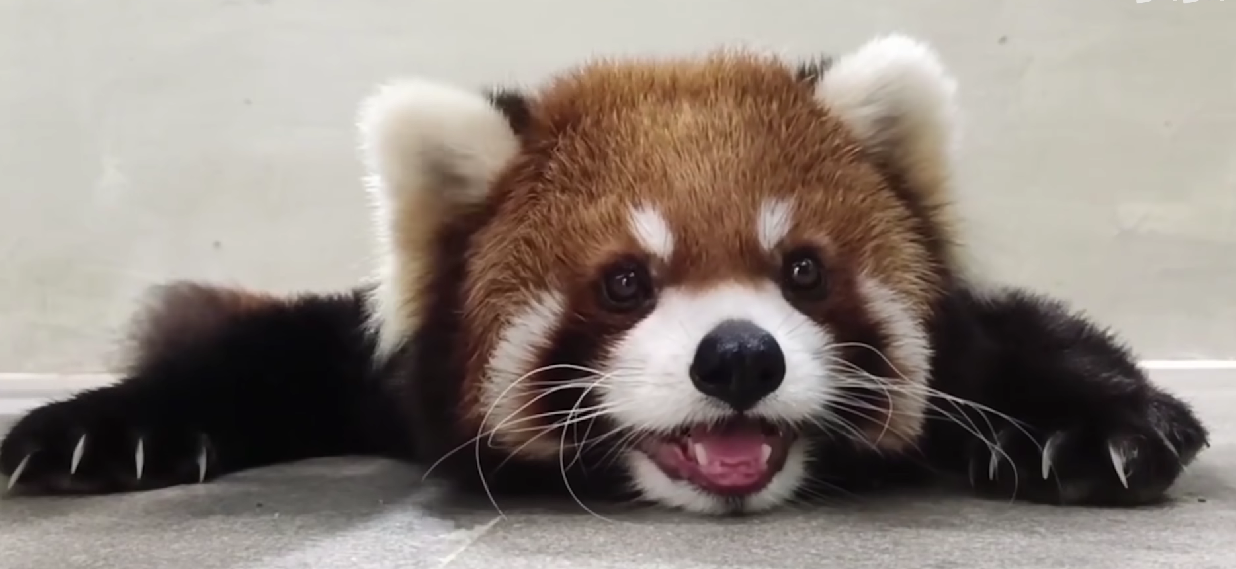
#> input picture PA1_Python/images/1.png, 1236 x 569 px; the run also reads 2 pictures not shown here
$ jupyter execute --allow-errors p1.ipynb
#> lines starting #> are read from the running program, lines starting #| are printed output that depends on the picture; after the words box and inside, x2 and y2 are one past the last pixel; in counts of white or black regions, pixels touching at a corner belong together
### PA1_Python/pa_utils.py
import cv2 as cv
import numpy as np
import matplotlib.pyplot as plt
import sys
from io import StringIO
from IPython import get_ipython


## Draw several images on a sigle plot side-by-side
## @param[in] Is tuples of image names and images to draw
## @param[in] ncols Number of culumns to use (0 to display them separately)
## @param[in] hide_axes If hide axes for a better view
def ShowImages(Is, ncols = 0, hide_axes = True, vmin = None, vmax = None):
  if len(Is) == 0:
    return

  # Show images one-by-one
  if len(Is) == 1 or ncols == 0:
    for I in Is:
      if I == None:
        continue

      if I[1].ndim == 2:
        axes = plt.imshow(I[1], cmap='gray', vmin = vmin, vmax = vmax)
      else:
        axes = plt.imshow(cv.cvtColor(I[1], cv.COLOR_BGR2RGB), vmin = vmin, vmax = vmax)
      plt.title(I[0])

      # If we don't need axes display, then let's hide it
      if hide_axes:
        axes.axes.get_xaxis().set_visible(False)
        axes.axes.get_yaxis().set_visible(False)

      # And now show image
      plt.show()
    return

  # Show images side-by-side
  fig, axes = plt.subplots(nrows = (len(Is) + ncols - 1) // ncols, ncols = ncols)
  axes = axes.flatten()
  for i in range(len(Is)):
    if Is[i] != None:
      if Is[i][1].ndim == 2:
        axes[i].imshow(Is[i][1], cmap='gray', vmin = vmin, vmax = vmax)
      else:
        axes[i].imshow(cv.cvtColor(Is[i][1], cv.COLOR_BGR2RGB), vmin = vmin, vmax = vmax)
      axes[i].set_title(Is[i][0])

    # If we don't need axes display, then let's hide it
    if hide_axes:
      axes[i].axes.get_xaxis().set_visible(False)
      axes[i].axes.get_yaxis().set_visible(False)

  for i in range(len(Is), ncols * ((len(Is) + ncols - 1) // ncols)):
    axes[i].set_visible(False)

  # And now show image
  plt.show()

## Remove small objects from binary image
## @param[in] I Image
## @param[in] dim A minium size of an area to keep
## @param[int] connectivity Pixel connectivity
## @return An image with components less then dim in size removed
# [45 lines left out: functions bwareaopen, imfillholes, not called in this run]
  # End of imfillholes()

## Exception class to exit Juputer cell without stopping the kernel
## Exception temporarily redirects stderr to buffer.
class IPythonExitException(SystemExit):
  ## Class constructor
  ## It redirects stderr to buffer to make exit clean
  def __init__(self):
    print("Stopping.")
    sys.stderr = StringIO()

  ## Class destructor
  ## It redirects stderr back to output
  def __del__(self):
    sys.stderr.close()
    sys.stderr = sys.__stderr__

## A custom exit function to exit cell execution without exiting kernel
def ipython_exit_cell():
  raise IPythonExitException

# Check if execution is running with IPython then redefine exit with stopping a cell only
if get_ipython():
  exit = ipython_exit_cell
else:
  exit = exit

### PA1_Python/p1.ipynb
# **Authors**

***The work can be done in groups of up to 3 students. Please complete the following fields with your group number and list your names and HDI ID numbers.***

> **[HDU-AT3-25] Computer Vision**
>
> 1. Li Xin 22320404
> 2. Peng Yingrui 22320505

The task and guidelines were prepared by Andrei Zhdanov and Sergei Shavetov, ITMO University, 2025.

# **Practical Assignment No 1. Image Segmentation**

***Study of the basic methods for image segmentation into semantic areas.***

To implement the current practical assignment task we would need OpenCV and NumPy libraries along with image display functions we wrote during the Image Processing class. We import OpenCV's `cv2` library as `cv` for easier use.

[cell 1]
# Import OpenCV library both as cv and cv2
import cv2
import cv2 as cv
# Import NumPy library as np
import numpy as np
# Import sys for floats epsilon value
import sys
# Import scikit-image for an entropy filter
import skimage.filters.rank
import skimage.morphology
# Import functions from our utility library
from pa_utils import ShowImages, exit

# **Introduction**

In the current practical assignment we will learn some basic segmentation methods. These will be various image intensity thresholding methods and color segmentation methods.

# **Task 1. Binarization**

***Take an arbitrary image. Perform the image binarization using the considered methods. Depending on the image, use upper or lower threshold binarization.***

The simplest way to segment an image into two classes (background and object pixels) is by *binarization*. In this case we will convert our image to black-and-white color model by applying threshold to a image pixel intensity values. There are several common approached how it can be done, so let's check them out.

The general image binarization algorithm would be as follows:

1. Load an image.
2. Convert it to grayscale.
3. Threshold the grayscale image.

## **1.1 Simple Thresholding**

We will try the thresholding algorithms on the classic Lena image. Let's read it in BGR and then convert to a GRAYSCALE mode.

[cell 2]
# Read an image from a file in BGR
fn = "images/lena_color.png"
I1 = cv.imread(fn, cv.IMREAD_COLOR)
#> (the rest of this cell did not finish here and is left out)

### 1.1.1 Single thresholding

The first and the most simple binarization method is the single thresholding method which is described with the following formula:

$$
I_{st}(x,y) =
\begin{cases}
	0 & \textit{if } I(x,y) \leqslant t,  \\
	1 & \textit{if } I(x,y)> t,
\end{cases}
$$

where
- $I$ is the source image;
- $I_{st}$ is the single threshold binarized image;
- $t$ is the binarization threshold.

In OpenCV, the  thresholding operation is executed with `cv2.threshold(image, t, maxval, method)` function. It takes an `image` to process, the threshold parameter `t`, the value to set for thresholded image pixels `maxval`, and the thresholding `method` as its parameters. It returns a tuple with the threshold used during thresholding and the thresholded image.

The following single thresholding methods are supported in OpenCV:
- `cv2.THRESH_BINARY` - set everything greater than $t$ value to the $maxval$ and everything else to $0$:
$$
I_{binary}(x,y) =
\begin{cases}
  0 & \textit{if } I(x,y) \leqslant t,  \\
  maxval &  \textit{if } I(x,y)> t,
\end{cases}
$$
- `cv2.THRESH_BINARY_INV` - set everything greater than $t$ value to the $0$ and everything else to $maxval$:
$$
I_{binary\_inv}(x,y) =
\begin{cases}
  maxval & \textit{if } I(x,y) \leqslant t,  \\
  0 &  \textit{if } I(x,y)> t,
\end{cases}
$$
- `cv2.THRESH_TRUNC` - truncate everything greater than $t$ to $maxval$ while keeping other intact:
$$
I_{trunc}(x,y) =
\begin{cases}
  I(x,y) & \textit{if } I(x,y) \leqslant t,  \\
  maxval &  \textit{if } I(x,y)> t,
\end{cases}
$$
- `cv2.THRESH_TOZERO` - threshold everything less or equal than $t$ to $0$ while keeping other intact:
$$
I_{tozero}(x,y) =
\begin{cases}
  0 & \textit{if } I(x,y) \leqslant t,  \\
  I(x,y) &  \textit{if } I(x,y)> t,
\end{cases}
$$
- `cv2.THRESH_TOZERO_INV` - threshold everything grater then $t$ to $0$ while keeping other intact:
$$
I_{tozero}(x,y) =
\begin{cases}
  I(x,y) & \textit{if } I(x,y) \leqslant t,  \\
  0 &  \textit{if } I(x,y)> t,
\end{cases}
$$

Simple threshold binarization according to the formula above is executed by using the `cv2.THRESH_BINARY`  method.

Let's try executing the single thresholding with a threshold value of $127$ to segment every pixel above the threshold to $1$ and every pixel below the threshold to $0$.

[cell 3]
# Single thresholding
t = 127
#> (the rest of this cell did not finish here and is left out)

By varying the thresholding parameter `t` we can shift the binarization boundary.

### 1.1.2 Double Thresholding

In some cases, the single thresholding is not enough, for example, if we need to select a region. In this case, the double (range) thresholding is used. The double thresholding method is described with the following formula:

$$
	I_{dt}(x,y) =
	\begin{cases}
		0, I(x,y) \leqslant t_1,  \\
		1, t_1 < I(x,y) \leqslant t_2,  \\
		0, I(x,y) > t_2,
	\end{cases}
$$

where
- $I$ is the source image;
- $I_{dt}$ is the double threshold binarized image;
- $t_1$ is the lower binarization threshold;
- $t_2$ is the upper binarization threshold.

OpenCV does not provide a special function for double thresholding, however, it can be done by the subsequent call of two threshold functions with different methods:
1. At first, should set all values above $t_2$ to zeros while keeping other intact (`THRESH_TOZERO_INV` method);
2. Secondly, should set all values below $t_1$ to zeros (`THRESH_BINARY` method).

Let's try executing the double thresholding with $(127, 200)$ range to segment every pixel within this range to $1$ and every pixel outside of this range to $0$.

[cell 4]
# Double thresholding
t1 = 127
t2 = 200
#> (the rest of this cell did not finish here and is left out)

By varying the thresholding parameters `t1` and `t2` we can shift the binarization range borders.

### **1.1.3 Self-work**

> ***Self-work***
>
> Take some arbitrary image and threshold it with **single and double** thresholding methods. Display the results.

[cell 5]
# TODO Place your solution here
# Read an image from a file in BGR
fn = "images/1.png"
i1 = cv.imread(fn, cv.IMREAD_COLOR)
#> i1 is the input picture: shape (569, 1236, 3); mean B, G, R 123.7, 130.9, 141
if not isinstance(i1, np.ndarray) or i1.data == None:
  print("Error reading file \"{}\"".format(fn))
  exit()

# Convert loaded BGR image to grayscale
i1gray = cv.cvtColor(i1, cv.COLOR_BGR2GRAY)

# Single thresholding
t = 127
ret, i1st = cv.threshold(i1gray, t, 1, cv.THRESH_BINARY)
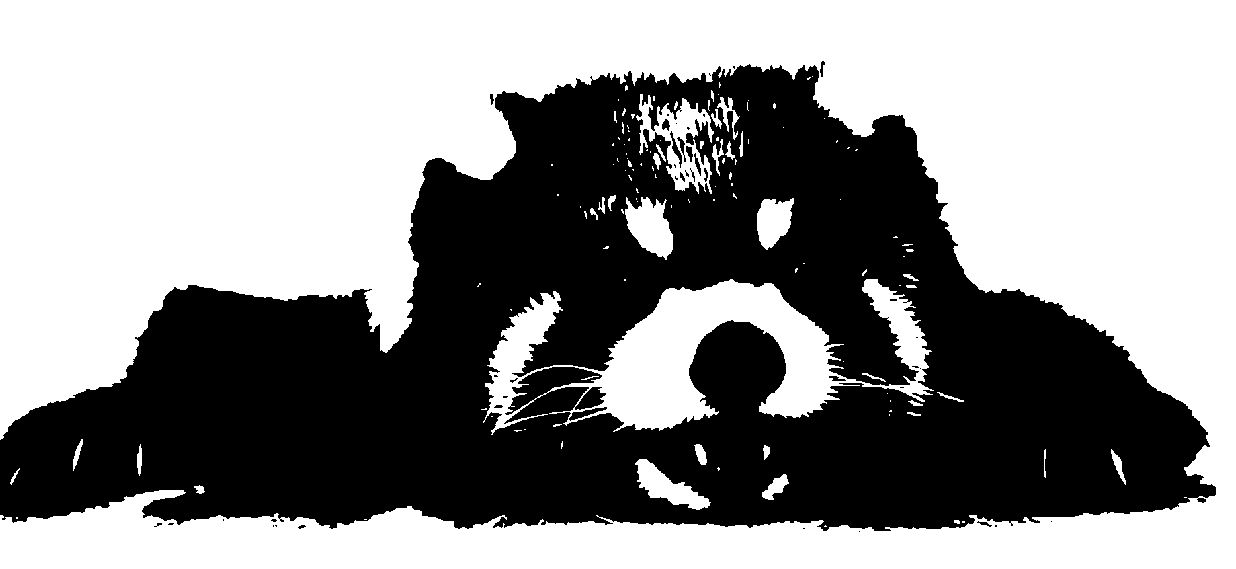
#> i1st: shape (569, 1236); values 0 (black) and 1 (white), 56.5% white; 43 black regions (28 under 20 px), largest, box (x1, y1, x2, y2) and area: (0, 64, 1216, 531) 304681, (569, 407, 607, 421) 182, (670, 131, 682, 168) 121
#> ret = 127

# Double thresholding
t1 = 127
t2 = 200
ret, i1dt = cv.threshold(i1gray, t2, 1, cv.THRESH_TOZERO_INV)
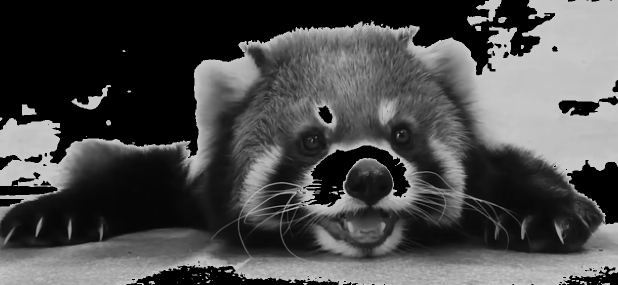
#> i1dt: shape (569, 1236) (shown at 1/2 size); min 0, max 200, mean 75.1
#> ret = 200
ret, i1dt = cv.threshold(i1dt, t1, 1, cv.THRESH_BINARY)
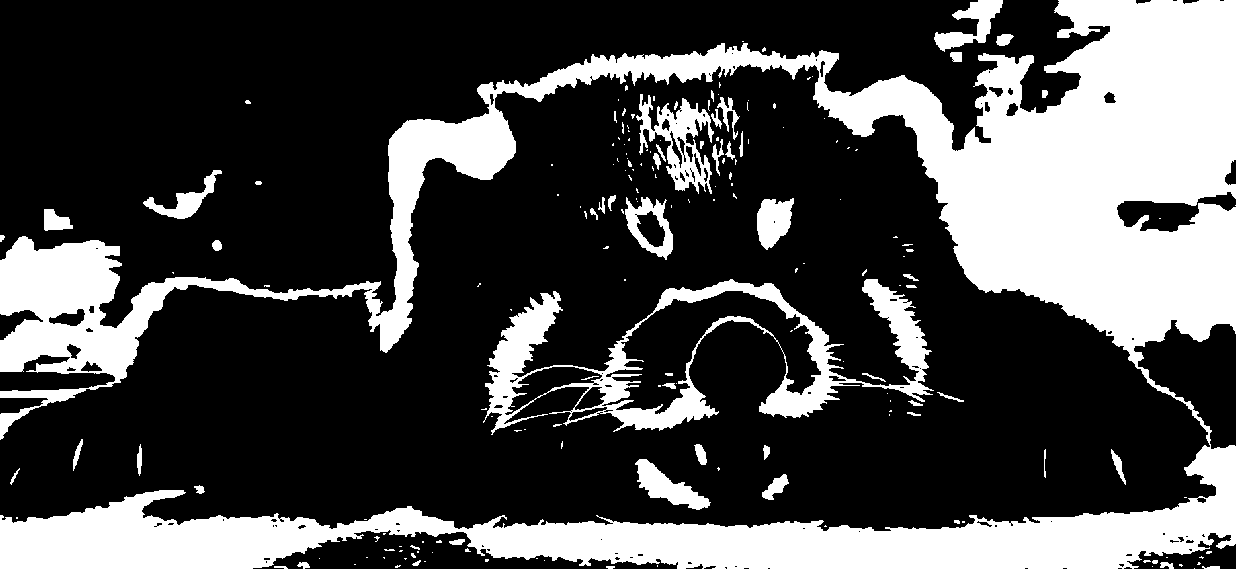
#> i1dt: shape (569, 1236); values 0 (black) and 1 (white), 29% white; 185 white regions (126 under 20 px), largest, box (x1, y1, x2, y2) and area: (0, 0, 1236, 569) 172570, (483, 279, 934, 435) 16768, (636, 94, 714, 194) 3068
#> ret = 127

ShowImages([("Source image", i1),
            ("Grayscale", i1gray),
            ("Single thresholding", i1st),
            ("Double thresholding", i1dt)], 2)
#> (the call stopped at in ShowImages, `fig, axes = plt.subplots(nrows = (len(Is) + ncols - 1) // ncols, ncols..`: IPython is not available in this run)

## **1.2 Automatic Thresholding**

Binarization thresholds $t$, $t_1$, and $t_2$ can either be set manually or calculated using special algorithms. In the case of automatic threshold calculation, the following algorithms can be used.

### 1.2.1 Mean value

1. Find the maximum $I_{max}$ and minimum $I_{min}$ intensity values of the original grayscale image and find their arithmetic mean. The arithmetic mean will be the global binarization threshold $t$:

$$
  t = \dfrac{I_{max}-I_{min}}{2}.
$$

### 1.2.2 Intensity gradient weighting

Find the optimal threshold $t$ based on the modulus of each pixel intensity gradient. For this, at first, it is required to calculate the modulus of the gradient at each image point $(x,y)$:

$$
	G(x,y) = \max \left\{|I(x+1, y)-I(x-1, y)|, \\|I(x,y+1)-I(x,y-1)| \right\},
$$

then calculate the optimal threshold value $t$:

$$
	t=\dfrac{\sum_{x=0}^{X-1} \sum_{y=0}^{Y-1} I(x,y)G(x,y)}{\sum_{x=0}^{X-1} \sum_{y=0}^{Y-1} G(x,y)}.
$$

### 1.2.3 Otsu method

The optimal threshold $t$ can be calculated by the statistical Otsu method [1] which splits all pixels into two classes $1$ and $2$. This method minimizes the variance within each class $\sigma_1^2(t)$ and $\sigma_2^2(t)$ and maximizes the variance between classes.

The algorithm for calculating the threshold by the Otsu method consists of the following steps:

1. Compute an image histogram of intensities, and probabilities $p_i=\dfrac{n_i}{N}$ for each intensity level, where $n_i$ is the number of pixels with intensity level $i$, and $N$ is the number of pixels in the image.
2. Set the initial threshold $t=0$ and threshold $k \in (0, L)$, which divides all pixels into two classes, where $L$ is the maximum value of the image intensity.
3. In the loop for each value of threshold from $k=1$ to $k=L-1$:
    1. Compute probabilities of two classes $\omega_j(0)$, and arithmetic mean $\mu_j(0)$, where $j=\overline{1,2}$:

    $$
    \omega_1(k)=\sum_{s=0}^{k}p_s,
    $$
    $$
    \omega_2(k)=\sum_{s=k+1}^{L}p_s=1-\omega_1(k),
    $$
    $$
			\mu_1(k)=\sum_{s=0}^{k} \dfrac{s \cdot p_s}{\omega_1},
    $$
    $$
			\mu_2(k)=\sum_{s=k+1}^{L} \dfrac{s \cdot p_s}{\omega_2}.
    $$
	  2. Calculate the interclass variance $\sigma_b^2(k)$:
    $$
    \sigma_b^2(k)=\omega_1(k)\omega_2(k)(\mu_1(k)-\mu_2(k))^2.
    $$
	  3. If the calculated value $\sigma_b^2(k)$ is greater than the current value $t$, then assign the value of the interclass variance to the threshold $t=\sigma_b^2(k)$.
4. The optimal threshold $t$ corresponds to the maximum $\sigma_b^2(k)$.

### References
1. Otsu, N. (1979). A threshold selection method from gray-level histograms. IEEE Transactions on Systems, Man, and Cybernetics, 9 (1), 62–66. https://doi.org/10.1109/TSMC.1979.4310076

In OpenCV thresholding with the threshold calculated by the Otsu method is executed with the same `cv2.threshold(...)` function. To use the Otsu threshold method you have to use the `THRESH_OTSU` parameter as a thresholding method. This function can be used to calculate the Otsu threshold without thresholding an image as well, for this we have to run it in a dry run mode:

```python
tr, ret = cv2.threshold(I, 0, 1, cv2.THRESH_OTSU + cv2.THRESH_DRYRUN)
print("The Otsu threshold value is {}".format(tr))
```

Let's try executing the thresholding with the threshold calculated by the Otsu method.

#> (a cell that did not finish here is left out)

### 1.2.4 Adaptive thresholding

Adaptive methods do not work with the entire image, but only with its fragments. Such approaches are often used when working with images that represent non-uniformly illuminated objects.

In OpenCV adaptive thresholding  is performed with the `cv2.adaptiveThreshold(image, maxval, algorithm, method, blockSize, c)` function. It supports two adaptive thresholding algorithms:
- `ADAPTIVE_THRESH_MEAN_C` uses simple rectangular kernel mean;
- `ADAPTIVE_THRESH_GAUSSIAN_C` uses a kernel with Gauss weights.

These algorithms support two thresholding methods:
- `cv2.THRESH_BINARY` to set everything greater than the threshold value to the $maxval$ and everything else to $0$;
- `cv2.THRESH_BINARY_INV` to set everything greater than the threshold value to the $0$ and everything else to $maxval$.

Kernel size is defined by the `blockSize` parameter, and the parameter value `c` is subtracted from the mean value calculated within a window.

#> (a cell that did not finish here is left out)

### **1.2.5 Self-work**

> ***Self-work***
>
> Take some arbitrary image and threshold it with **four listed** automatic threshold calculation method:
> - Mean value threshold
> - Intensity gradient weighted threshold
> - Otsu threshold
> - Adaptive threshold
>
> Display the resulting images.
>
> ***Notes:***
> 1. *To calculate the mean value fast you should use existing NumPy functions.*
> 2. *To make gradient calculation faster you may consider using the `cv2.copyMakeBorder(image, 1, 1, 1, 1, cv2.BORDER_REPLICATE)` function to create a copy of an image with 1 pixel border that replicates the border pixel value to extension region. Then you can use this image with a 1-pixel border to calculate gradients fast with NumPy functions.*

[cell 8]
# TODO Place your solution here

t = (i1gray.astype(np.float64).max() + i1gray.astype(np.float64).min()) / 2
#> t = 127
ret, i1mean = cv2.threshold(i1gray, t, 1, cv2.THRESH_BINARY)

i1padded = cv2.copyMakeBorder(i1gray, 1, 1, 1, 1, cv2.BORDER_REPLICATE)

dx, dy = np.gradient(i1padded)
G = np.maximum(np.abs(dx), np.abs(dy))
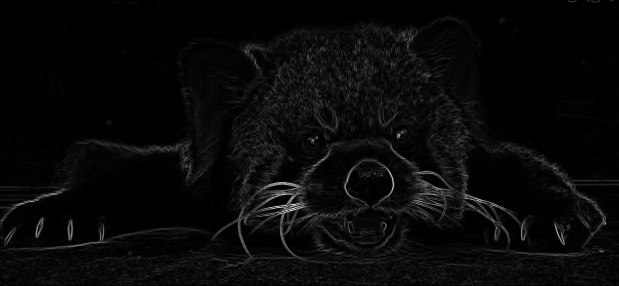
#> G: shape (571, 1238) float64 (shown at 1/2 size); min 0, max 84, mean 3; drawn with min black and max white

t = np.sum(i1padded * G) / np.sum(G)
#> t = 110

ret, i1gradient = cv2.threshold(i1gray, t, 1, cv2.THRESH_BINARY)
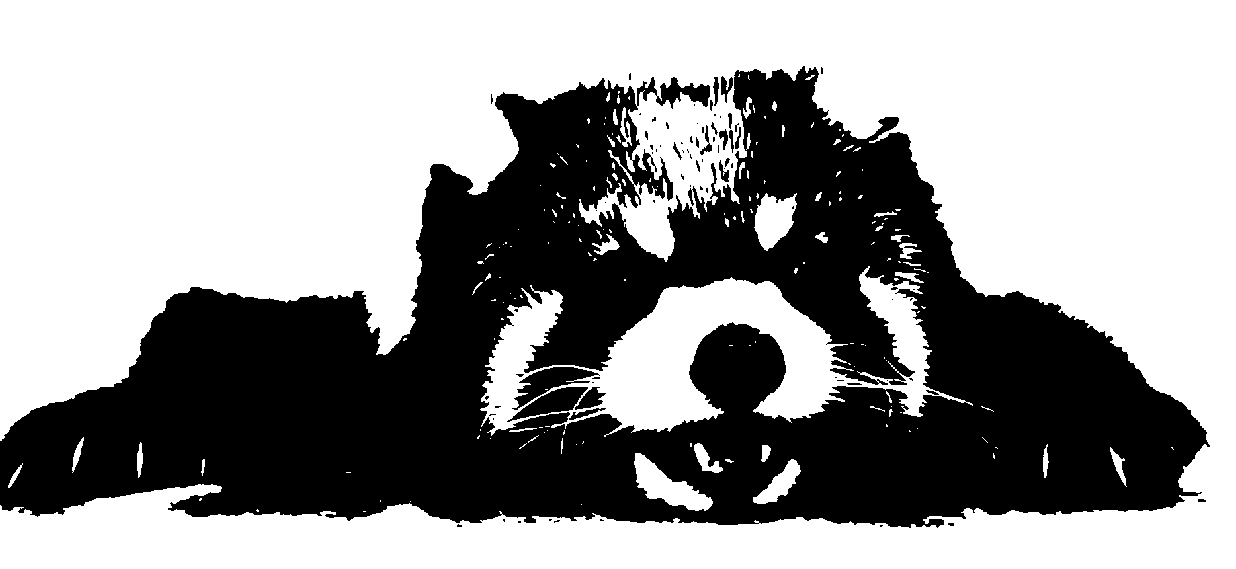
#> i1gradient: shape (569, 1236); values 0 (black) and 1 (white), 60.3% white; 81 black regions (58 under 20 px), largest, box (x1, y1, x2, y2) and area: (0, 66, 1210, 528) 274706, (512, 367, 600, 410) 1388, (507, 387, 588, 422) 1169
#> ret = 110

ret, i1otsu = cv2.threshold(i1gray, 0, 1, cv2.THRESH_OTSU)
#> i1otsu: shape (569, 1236); values 0 (black) and 1 (white), 57.5% white; 57 black regions (39 under 20 px), largest, box (x1, y1, x2, y2) and area: (0, 65, 1212, 531) 294550, (507, 367, 602, 415) 1589, (505, 387, 606, 423) 1583
#> (the rest of the program and of its run is left out)
